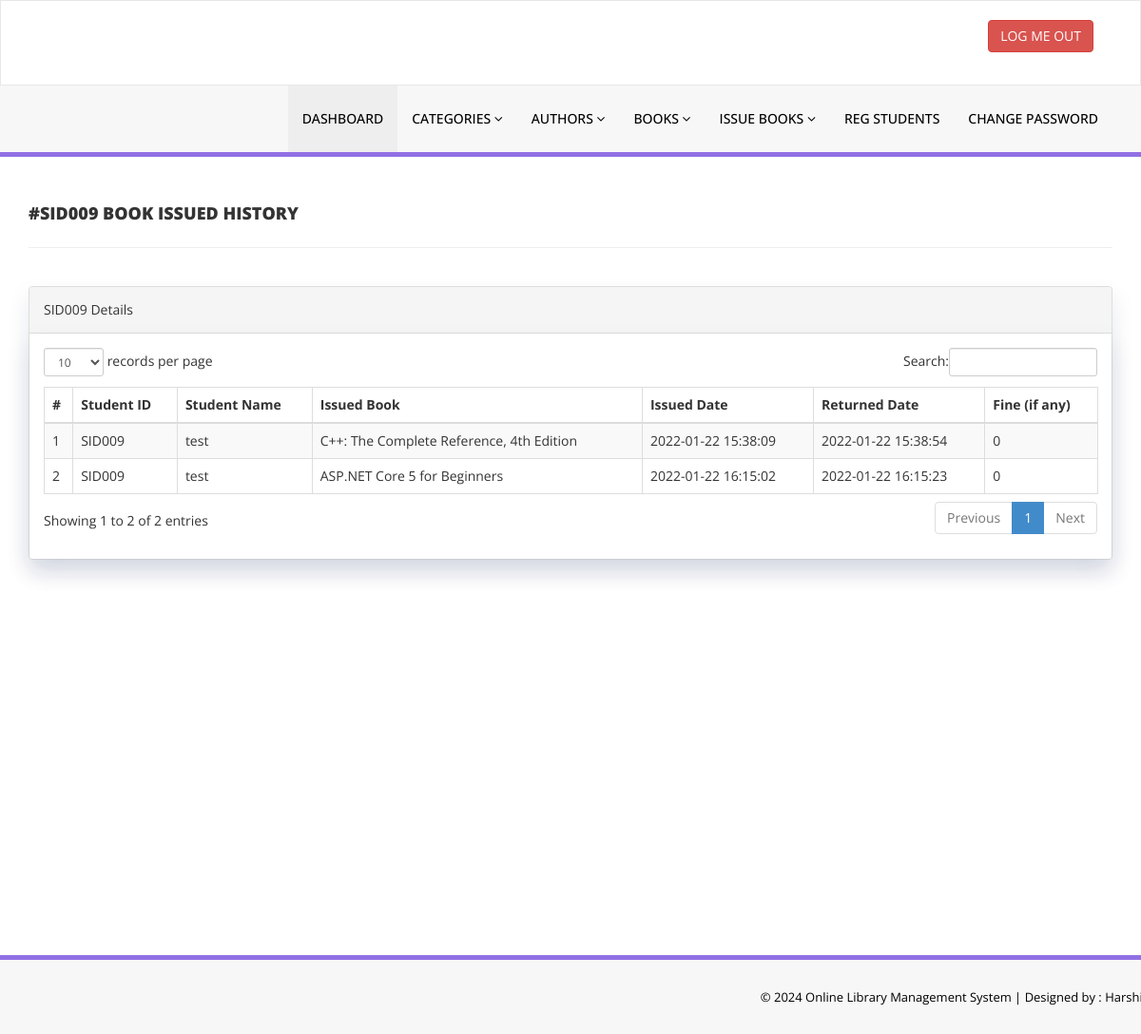
The page /admin/student-history.php?stdid=SID009 (signed in) on the database its author committed.
### tables this page shows
CREATE TABLE `tblissuedbookdetails` (
  `id` int(11) NOT NULL,
  `BookId` int(11) DEFAULT NULL,
  `StudentID` varchar(150) DEFAULT NULL,
  `IssuesDate` timestamp NULL DEFAULT current_timestamp(),
  `ReturnDate` timestamp NULL DEFAULT NULL ON UPDATE current_timestamp(),
  `RetrunStatus` int(1) DEFAULT NULL,
  `fine` int(11) DEFAULT NULL
);

CREATE TABLE `tblstudents` (
  `id` int(11) NOT NULL,
  `StudentId` varchar(100) DEFAULT NULL,
  `FullName` varchar(120) DEFAULT NULL,
  `EmailId` varchar(120) DEFAULT NULL,
  `MobileNumber` char(11) DEFAULT NULL,
  `Password` varchar(120) DEFAULT NULL,
  `Status` int(1) DEFAULT NULL,
  `RegDate` timestamp NULL DEFAULT current_timestamp(),
  `UpdationDate` timestamp NULL DEFAULT NULL ON UPDATE current_timestamp()
);

CREATE TABLE `tblbooks` (
  `id` int(11) NOT NULL,
  `BookName` varchar(255) DEFAULT NULL,
  `CatId` int(11) DEFAULT NULL,
  `AuthorId` int(11) DEFAULT NULL,
  `ISBNNumber` varchar(25) DEFAULT NULL,
  `BookPrice` decimal(10,2) DEFAULT NULL,
  `bookImage` varchar(250) NOT NULL,
  `isIssued` int(1) DEFAULT NULL,
  `RegDate` timestamp NULL DEFAULT current_timestamp(),
  `UpdationDate` timestamp NULL DEFAULT NULL ON UPDATE current_timestamp()
);

### admin/student-history.php (the view, shortened to what this page needs)
<?php
include('includes/config.php');
if(strlen($_SESSION['alogin'])==0)
    {
header('location:index.php');
}
else{
    ?>
<!DOCTYPE html>
<html xmlns="http://www.w3.org/1999/xhtml">
<head>
    <link href="assets/css/bootstrap.css" rel="stylesheet" />
    <link href="assets/css/font-awesome.css" rel="stylesheet" />
    <link href="assets/js/dataTables/dataTables.bootstrap.css" rel="stylesheet" />
    <link href="assets/css/style.css" rel="stylesheet" />
</head>
<body>
<?php include('includes/header.php');?>
    <div class="content-wrapper">
         <div class="container">
        <div class="row pad-botm">
            <div class="col-md-12">
                <?php $sid=$_GET['stdid']; ?>
                <h4 class="header-line">#<?php echo $sid;?> Book Issued History</h4>
    </div>
        </div>
            <div class="row">
                <div class="col-md-12">
                    <div class="panel panel-default" style="box-shadow: 0px 12px 24px rgba(2,30,84,.1);">
                        <div class="panel-heading">
<?php echo $sid;?> Details
                        </div>
                        <div class="panel-body">
                            <div class="table-responsive">
                                <table class="table table-striped table-bordered table-hover" id="dataTables-example">
                                    <thead>
                                        <tr>
                                            <th>#</th>
                                            <th>Student ID</th>
                                            <th>Student Name</th>
                                            <th>Issued Book  </th>
                                            <th>Issued Date</th>
                                            <th>Returned Date</th>
                                            <th>Fine (if any)</th>
                                        </tr>
                                    </thead>
                                    <tbody>
<?php
$sql = "SELECT tblstudents.StudentId ,tblstudents.FullName,tblstudents.EmailId,tblstudents.MobileNumber,tblbooks.BookName,tblbooks.ISBNNumber,tblissuedbookdetails.IssuesDate,tblissuedbookdetails.ReturnDate,tblissuedbookdetails.id as rid,tblissuedbookdetails.fine,tblissuedbookdetails.RetrunStatus,tblbooks.id as bid,tblbooks.bookImage from  tblissuedbookdetails join tblstudents on tblstudents.StudentId=tblissuedbookdetails.StudentId join tblbooks on tblbooks.id=tblissuedbookdetails.BookId where tblstudents.StudentId='$sid' ";
$query = $dbh -> prepare($sql);
$query->execute();
$results=$query->fetchAll(PDO::FETCH_OBJ);
$cnt=1;
if($query->rowCount() > 0)
{
foreach($results as $result)
{               ?>
                                        <tr class="odd gradeX">
                                            <td class="center"><?php echo htmlentities($cnt);?></td>
                                            <td class="center"><?php echo htmlentities($result->StudentId);?></td>
                                            <td class="center"><?php echo htmlentities($result->FullName);?></td>
                                            <td class="center"><?php echo htmlentities($result->BookName);?></td>
                                            <td class="center"><?php echo htmlentities($result->IssuesDate);?></td>
                                            <td class="center"><?php if($result->ReturnDate==''): echo "Not returned yet";
                                            else: echo htmlentities($result->ReturnDate); endif;?></td>
                                             <td class="center"><?php if($result->ReturnDate==''): echo "Not returned yet";
                                              else: echo $result->fine; endif;
                                             ?></td>
                                        </tr>
 <?php $cnt=$cnt+1;}} ?>
                                    </tbody>
                                </table>
                            </div>
                        </div>
                    </div>
                </div>
            </div>
    </div>
    </div>
  <?php include('includes/footer.php');?>
</body>
</html>
<?php } ?>

### admin/assets/css/style.css (style rules this page uses)
.content-wrapper { margin-top: 40px; min-height:800px; padding-bottom:90px; }
.header-line { font-weight:900; padding-bottom:25px; border-bottom:1px solid #eeeeee; text-transform:uppercase; }
.pad-botm { padding-bottom:30px; }

### rows shown on the page
tblissuedbookdetails: tblstudents.StudentId "SID009", tblstudents.FullName "test", BookId.BookName "C++: The Complete Reference, 4th Edition", IssuesDate "2022-01-22 15:38:09", ReturnDate "2022-01-22 15:38:54", fine "0"
tblissuedbookdetails: tblstudents.StudentId "SID009", tblstudents.FullName "test", BookId.BookName "ASP.NET Core 5 for Beginners", IssuesDate "2022-01-22 16:15:02", ReturnDate "2022-01-22 16:15:23", fine "0"

### other values the page prints
$sid "SID009"
